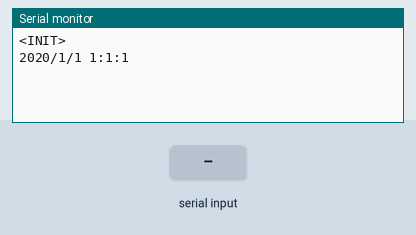
The sketch below on a simulated Arduino Uno, built with avr-gcc and run on an emulated ATmega328P. On the bench: the last lines printed to the serial monitor. The test bench sets the inputs (shaded band). The local clock reads 2024-03-15 10:24:30 at power-on unless the sketch sets it.

Above: at 1.3 s.
1.4 s: "Dec 26 2009\n" received over Serial
At 4.0 s:
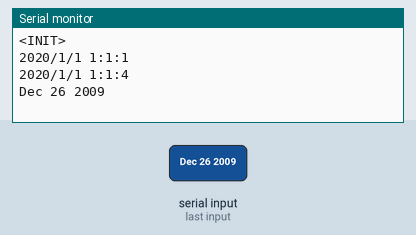
4.4 s: "<\n" received over Serial
At 6.7 s:
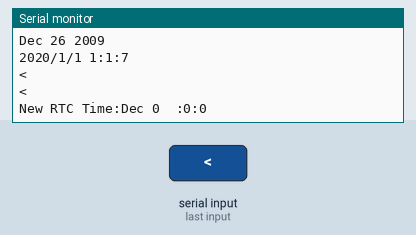
7.4 s: "90/45/200\n" received over Serial
At 10.1 s:
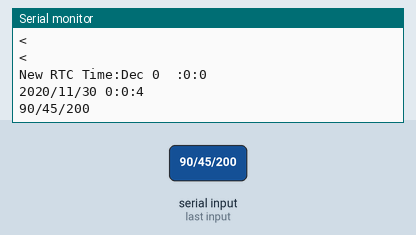
10.4 s: "90/45\n" received over Serial
At 12.5 s:
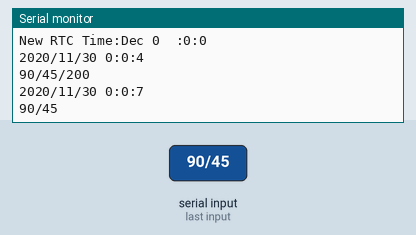
13.4 s: "90/45/200/10\n" received over Serial
At 16.1 s:
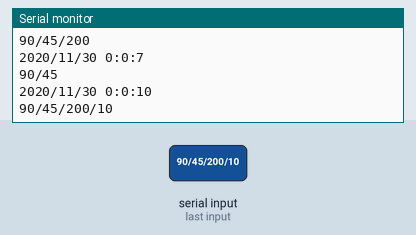
16.4 s: "90/45/200/10/150/30\n" received over Serial
At 18.5 s:
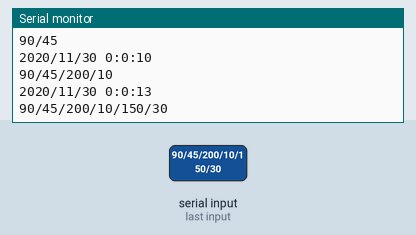
Timing chart, 0 to 20.0 s (numbered marks = the images above; inputs shaded):
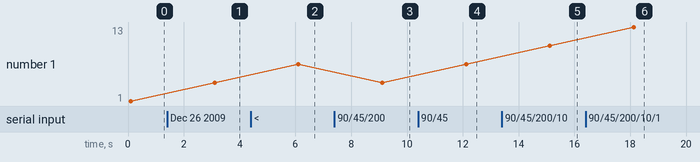

The sketch:

Serial_set_time_2.ino
```cpp
// Date and time functions using a DS1307 RTC connected via I2C and Wire lib

#include <Wire.h>
#include "RTClib.h"

DS1307 rtc;

String inputString = "";         // a String to hold incoming data

String tester = "[2020/01/01 01:01:01]";
String yearX = "";
String monthX= "";
String dayX= "";
String hourX= "";
String minuteX= "";
String secondX= "";

char outDate[12] = "";
char outTime[9] = "";

void setup () {


  Serial.begin(9600);
  Serial.println("<INIT>");

  // reserve 200 bytes for the inputString:
  inputString.reserve(200);

  #ifdef AVR
    Wire.begin();
  #else
    Wire1.begin();
  #endif
    rtc.begin();

  if (! rtc.isrunning()) {
    Serial.println("RTC is NOT running!");
  }

//[2020/9/18 18:38:46]
//  Serial.print("Sample<");
//  Serial.print(tester);
//  Serial.println(">");


  // [2020/9/18 18:38:46]
  // sample input: date = "Dec 26 2009", time = "12:34:56"
  //rtc.adjust(DateTime("Dec 26 2009", "12:34:56"));
  deducetime(tester);
  rtc.adjust(DateTime(outDate,outTime));
  delay(100);

}

void loop () {
    DateTime now = rtc.now();

    Serial.print(now.year(), DEC);
    Serial.print('/');
    Serial.print(now.month(), DEC);
    Serial.print('/');
    Serial.print(now.day(), DEC);
    Serial.print(' ');
    Serial.print(now.hour(), DEC);
    Serial.print(':');
    Serial.print(now.minute(), DEC);
    Serial.print(':');
    Serial.print(now.second(), DEC);
    Serial.println();

      // print the string when a newline arrives:
  while (Serial.available()) {
    // get the new byte:
    char inChar = (char)Serial.read();
    // add it to the inputString:
    inputString += inChar;

    if (inChar == '\n') {
      Serial.println(inputString);
      if (inputString[0] == '<'){
        //<TIME>[2020/9/19 16:06:00]//
        Serial.println(inputString.substring(0,6));
        if (inputString.substring(0,6) == "<TIME> Function intiated");
        //Serial.println("<OK>");

        deducetime(inputString.substring(6));
        rtc.adjust(DateTime(outDate,outTime));

        Serial.print("New RTC Time:");
        Serial.print(outDate);
        Serial.print(" ");
        Serial.println(outTime);

      }

      //Serial.println(inputString[0]);

      inputString = "";
    }
  }


    delay(3000);
}

void deducetime(String x){

  int openBracket = x.indexOf('[');
  int firstSlash = x.indexOf('/');
  int secondSlash = x.lastIndexOf('/');
  int firstSpace = x.indexOf(' ');
  int firstColon = x.indexOf(':');
  int secondColon = x.lastIndexOf(':');
  int closeBracket = x.indexOf(']');

  String yearX = "";
  String monthX = "";
  String dayX = "";
  String hourX = "";
  String minuteX = "";
  String secondX = "";

  int yearY = "";
  int monthY = "";
  int dayY = "";
  int hourY = "";
  int minuteY = "";
  int secondY = "";

  String shortMonth = "";


  yearX = x.substring(openBracket+1, firstSlash);
  monthX = x.substring(firstSlash+1, secondSlash);
  dayX = x.substring(secondSlash+1, firstSpace);
  hourX = x.substring(firstSpace+1, firstColon);
  minuteX = x.substring(firstColon+1, secondColon);
  secondX = x.substring(secondColon+1, closeBracket);

  yearY = yearX.toInt();
  monthY = monthX.toInt();
  dayY = dayX.toInt();
  hourY = hourX.toInt();
  minuteY = minuteX.toInt();
  secondY = secondX.toInt();

  if (monthY == 1){
    shortMonth = "Jan";
  }
  else if (monthY == 2){
    shortMonth = "Feb";
  }
  else if (monthY == 3){
  shortMonth = "Mar";
  }
  else if (monthY == 4){
  shortMonth = "Apr";
  }
  else if (monthY == 5){
  shortMonth = "May";
  }
  else if (monthY == 6){
  shortMonth = "Jun";
  }
  else if (monthY == 7){
  shortMonth = "Jul";
  }
  else if (monthY == 8){
  shortMonth = "Aug";
  }
  else if (monthY == 9){
  shortMonth = "Sep";
  }
  else if (monthY == 10){
  shortMonth = "Oct";
  }
  else if (monthY == 11){
  shortMonth = "Nov";
  }
  else{
  shortMonth = "Dec";
  }

  if (dayX.length()<2){
    dayX = "0"+ dayX;
    }

  if (minuteX.length()<2){
    minuteX = "0"+ minuteX;
    }

  if (secondX.length()<2){
    secondX = "0"+ secondX;
    }


  String Date = shortMonth+" "+dayX+" "+yearX;
  String Time = hourX+":"+minuteX+":"+secondX;

  Date.toCharArray(outDate, 12);
  Time.toCharArray(outTime, 9);


  return(outDate,outTime);

}
```

Measured:
- after the input at 1.4 s, the serial monitor: prints a new line after 1.7 s (image 1)
- after the input at 4.4 s, the serial monitor: prints a new line after 1.7 s (image 2)
- after the input at 7.4 s, the serial monitor: prints a new line after 1.7 s (image 3)
- after the input at 10.4 s, the serial monitor: prints a new line after 1.7 s (image 4)
- after the input at 13.4 s, the serial monitor: prints a new line after 1.7 s (image 5)
- after the input at 16.4 s, the serial monitor: prints a new line after 1.7 s (image 6)
